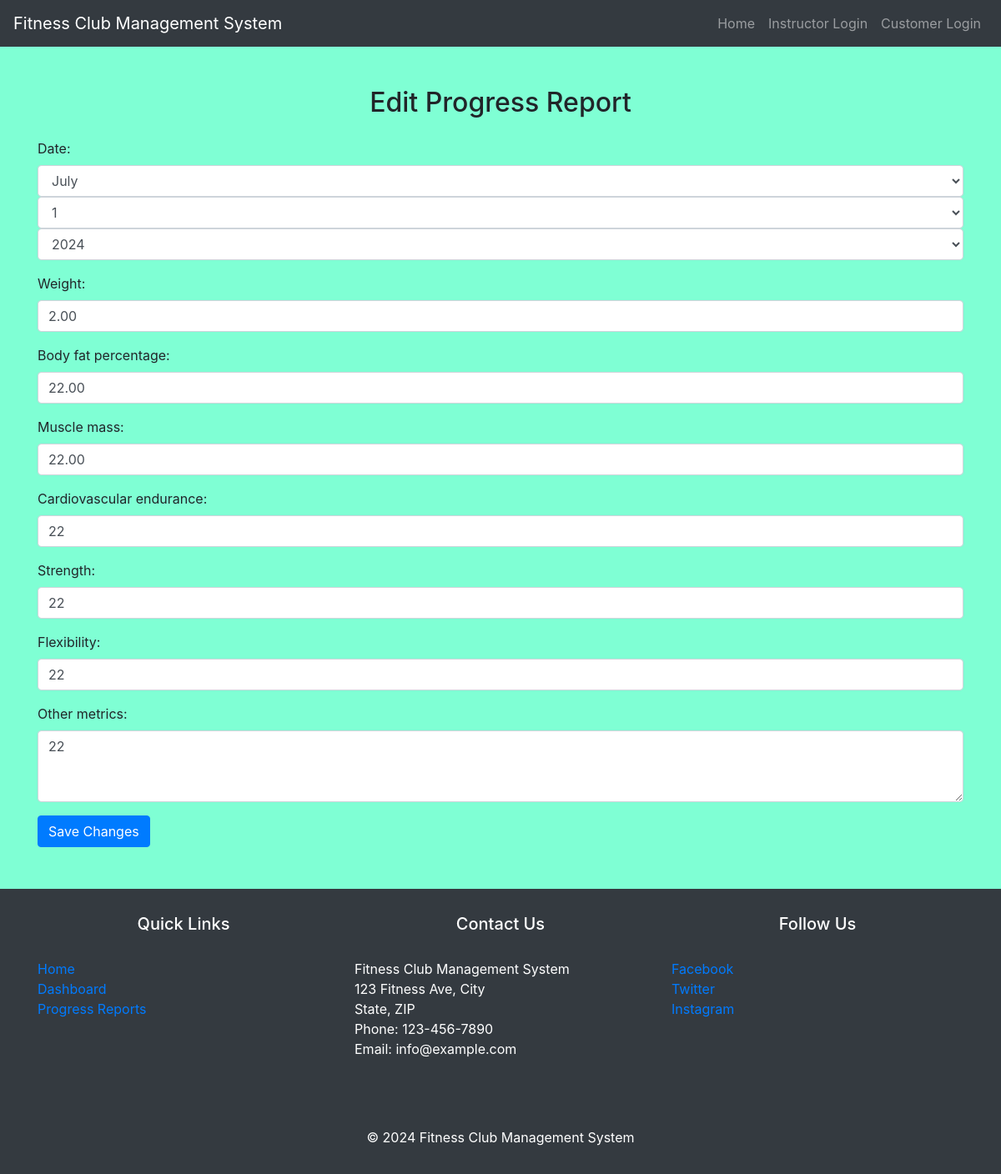
The app's page /progress-reports/2/edit/ with its own data.
### myapp/models.py (models this page shows, shortened)
class ProgressReport(models.Model):
    report_id = models.AutoField(primary_key=True)
    customer = models.ForeignKey(Customer, on_delete=models.CASCADE)
    instructor = models.ForeignKey(Instructor, on_delete=models.CASCADE)
    date = models.DateField()
    weight = models.DecimalField(max_digits=5, decimal_places=2)
    body_fat_percentage = models.DecimalField(max_digits=5, decimal_places=2)
    muscle_mass = models.DecimalField(max_digits=5, decimal_places=2)
    cardiovascular_endurance = models.PositiveIntegerField()
    strength = models.PositiveIntegerField()
    flexibility = models.PositiveIntegerField()
    other_metrics = models.TextField(blank=True, null=True)

### myapp/views.py (the view)
# urls.py: path('progress-reports/<int:report_id>/edit/', views.edit_progress_report, name='edit_progress_report'),
def edit_progress_report(request, report_id):
    progress_report = get_object_or_404(ProgressReport, pk=report_id)
    if request.method == 'POST':
        form = ProgressReportForm(request.POST, instance=progress_report)
        if form.is_valid():
            form.save()
            return redirect('view_progress_reports')
    else:
        form = ProgressReportForm(instance=progress_report)
    return render(request, 'edit_progress_report.html', {'form': form})

### myapp/forms.py
class ProgressReportForm(forms.ModelForm):
    class Meta:
        model = ProgressReport
        exclude = ['customer', 'instructor']  # Exclude customer and instructor fields from the form
        widgets = {
            'date': forms.SelectDateWidget(attrs={'class': 'form-control'}),
            'other_metrics': forms.Textarea(attrs={'class': 'form-control', 'rows': 3}),
        }
    def __init__(self, *args, **kwargs):
        super().__init__(*args, **kwargs)
        for field_name, field in self.fields.items():
            if field_name != 'date' and field_name != 'other_metrics':
                field.widget.attrs['class'] = 'form-control mb-3'

### myapp/templates/edit_progress_report.html (shortened to what this page needs)
{% extends 'base.html' %}
{% block content %}
    <div class="container mt-5">
        <h2 class="mb-4">Edit Progress Report</h2>
        <form method="post" class="needs-validation" novalidate>
            {{ form.as_p }}
            <button type="submit" class="btn btn-primary">Save Changes</button>
        </form>
    </div>
{% endblock %}

### records on screen
ProgressReport: weight "2.00", body_fat_percentage "22.00", muscle_mass "22.00", cardiovascular_endurance "22", strength "22", flexibility "22", other_metrics "22"
